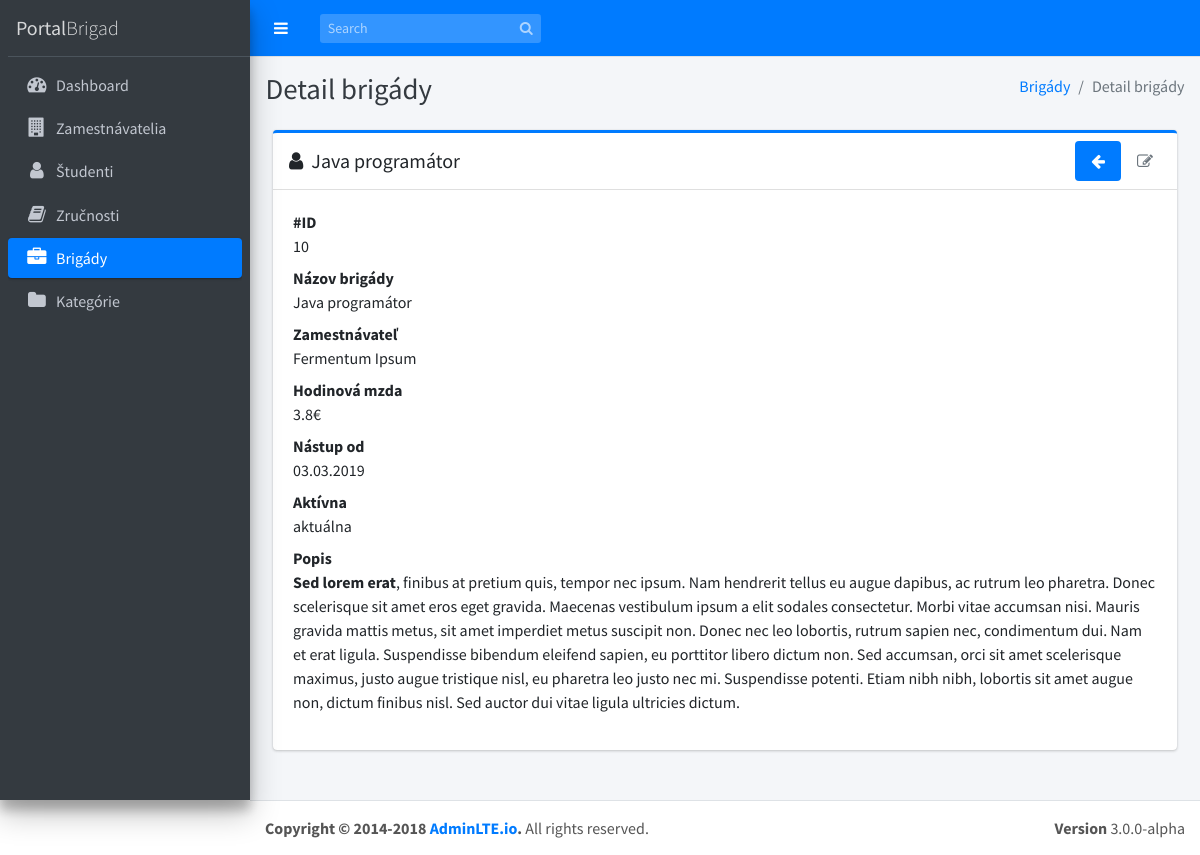
Page /brigady/view/10 on the committed database.
### tables this page shows
CREATE TABLE `brigady` (
  `idbrigady` int(11) NOT NULL,
  `nazov` varchar(40) NOT NULL,
  `popis` text NOT NULL,
  `hod_mzda` double NOT NULL,
  `od` date NOT NULL,
  `aktivna` tinyint(1) NOT NULL,
  `idzamestnavatelia` int(11) NOT NULL,
  `idkategorie` int(11) NOT NULL
);

CREATE TABLE `zamestnavatelia` (
  `id` int(11) NOT NULL,
  `nazov` varchar(30) NOT NULL,
  `adresa` varchar(45) NOT NULL,
  `email` varchar(30) NOT NULL,
  `telefon` varchar(16) NOT NULL
);

### application/controllers/Brigady.php (called while the page is built, shortened)
<?php
class Brigady extends CI_Controller
{
  function __construct()
  {
    $this->load->helper('form');
    $this->load->helper('url');
    $this->load->library('form_validation');
    $this->load->model('Brigada_model');
    $this->load->model('Kategoria_model');
    $this->load->model('Brigada_student_model');
    $this->load->model('Zamestnavatel_model');
    $this->load->model('Student_model');
    $this->load->library('pagination');
  }
  public function view($id)
  {
    $data = array();
    if (!empty($id)) {
      $data['brigada'] = $this->Brigada_model->getRows($id);
      $data['title'] = $data['brigada']['nazov'] . ' | PortalBrigad';
      $this->load->view('templates/header', $data);
      $this->load->view('templates/menu');
      $this->load->view('brigady/view', $data);
      $this->load->view('templates/footer');
    } else {
      redirect('/brigady');
    }
  }
}

### index.php (called while the page is built, shortened)
<?php
require_once BASEPATH.'core/CodeIgniter.php';

### application/models/Brigada_model.php (called while the page is built, shortened)
<?php defined('BASEPATH') or exit('No direct script access allowed');
class Brigada_model extends CI_Model
{
  function getRows($id = "")
  {
    if (!empty($id)) {
      $query = $this->db->get_where('brigady', array('idbrigady' => $id));
      return $query->row_array();
    }
  }
}

### application/views/brigady/view.php (the view, shortened to what this page needs)
<div class="content-wrapper">
  <div class="content-header">
    <div class="container-fluid">
      <div class="row mb-2">
        <div class="col-sm-6">
          <h1 class="m-0 text-dark">Detail brigády</h1>
        </div>
        <div class="col-sm-6">
          <ol class="breadcrumb float-sm-right">
            <li class="breadcrumb-item"><a href="<?php echo site_url('brigady/'); ?>">Brigády</a></li>
            <li class="breadcrumb-item active">Detail brigády</li>
          </ol>
        </div>
      </div>
    </div>
  </div>
  <section class="content">
    <div class="container-fluid">
      <section class="col-md-12">
        <div class="card card-primary card-outline">
          <div class="card-header d-flex p-0">
            <h3 class="card-title p-3">
              <i class="fa fa-user mr-1"></i>
              <?php echo !empty($brigada['nazov']) ? $brigada['nazov'] : 'Žiadny názov'; ?>
            </h3>
            <ul class="nav nav-pills ml-auto p-2">
              <li class="nav-item"><a class="nav-link active" href="<?php echo site_url('brigady/') ?>"><i class="fa fa-arrow-left"></i></a></li>
              <li class="nav-item"><a class="nav-link" href="<?php echo site_url('brigady/edit/' . $brigada['idbrigady']); ?>"><i class="fa fa-edit"></i></a></li>
            </ul>
          </div>
          <div class="card-body">
            <dl>
              <dt>#ID</dt>
              <dd><?php echo !empty($brigada['idbrigady']) ? $brigada['idbrigady'] : ''; ?></dd>
              <dt>Názov brigády</dt>
              <dd><?php echo !empty($brigada['nazov']) ? $brigada['nazov'] : ''; ?></dd>
              <dt>Zamestnávateľ</dt>
              <dd><?php echo !empty($brigada['zamestnavatel']) ? $brigada['zamestnavatel'] : ''; ?></dd>
              <dt>Hodinová mzda</dt>
              <dd><?php echo !empty($brigada['hod_mzda']) ? $brigada['hod_mzda'] . '€' : ''; ?></dd>
              <dt>Nástup od</dt>
              <dd><?php echo !empty($brigada['od']) ? date('d.m.Y', strtotime($brigada['od'])) : ''; ?></dd>
              <dt>Aktívna</dt>
              <dd><?php if (!empty($brigada['aktivna'])) {
                    if ($brigada['aktivna'] == 1) {
                      echo 'aktuálna';
                    } else {
                      echo 'neuaktuálna';
                    }
                  } else {
                    echo '';
                  } ?></dd>
              <dt>Popis</dt>
              <dd><?php echo !empty($brigada['popis']) ? $brigada['popis'] : ''; ?></dd>
            </dl>
          </div>
        </div>
    </div>
</div>

### rows in the picture
brigady: nazov "Java programátor", idbrigady "10", idzamestnavatelia.nazov "Fermentum Ipsum", hod_mzda "3.8", od "03.03.2019", popis "Sed lorem erat , finibus at pretium quis, tempor nec ipsum. Nam hendrerit tellus eu augue dapibus, ac rutrum leo pharetra. Donec scelerisque sit amet eros eget gravida. Maecenas vestibulum ipsum a elit sodales consectetur. Morbi vitae accumsan nisi. Mauris gravida mattis metus, sit amet imperdiet metus suscipit non. Donec nec leo lobortis, rutrum sapien nec, condimentum dui. Nam et erat ligula. Suspendisse bibendum eleifend sapien, eu porttitor libero dictum non. Sed accumsan, orci sit amet scelerisque maximus, justo augue tristique nisl, eu pharetra leo justo nec mi. Suspendisse potenti. Etiam nibh nibh, lobortis sit amet augue non, dictum finibus nisl. Sed auctor dui vitae ligula…"
